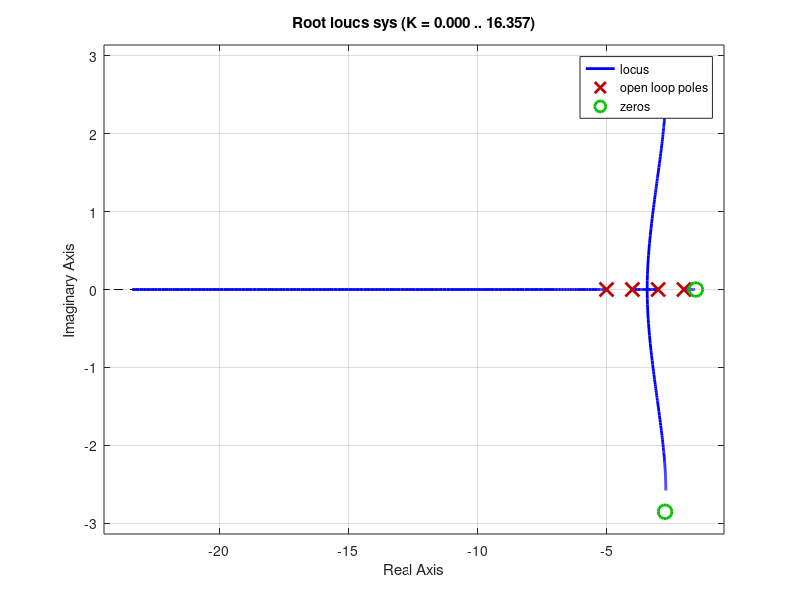
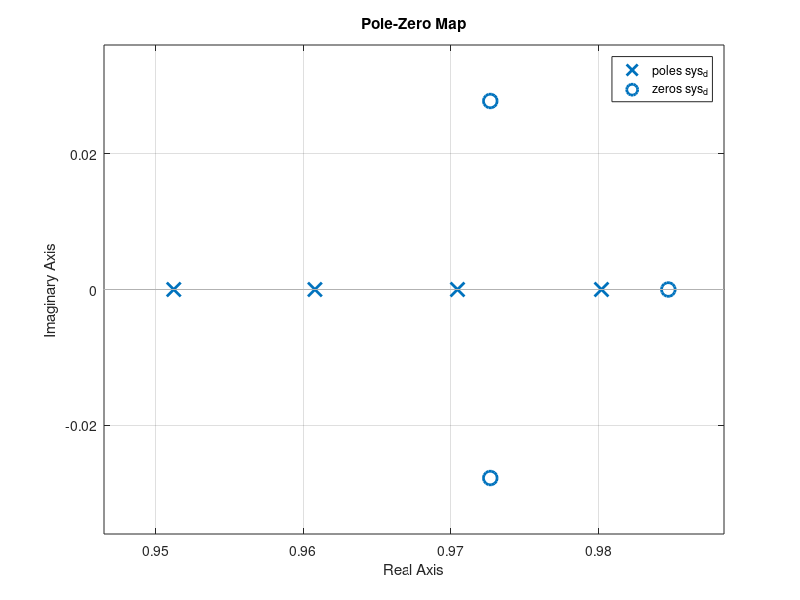

Source code (MATLAB) for these figures, in order: (Note: this script raises an error after producing the figures.)
clc;clear all;close all;
%%%%%%%%%%%%%%%%%%%%%%%%%%%%%%%%%%%%%%%%%%%%%%%%%%%%%%
time = 999;
num=[0 1 7 24 24];
den=conv(conv(conv([1 2],[1 3]),[1 4]),[1 5]);
sys = tf(num, den);
sys_d=c2d(sys,0.01,'zoh')
figure;
rlocus(sys);grid on
figure;
pzmap(sys_d);grid on
disp("zeroes:");disp(zero(sys_d));disp("poles:");disp(pole(sys_d));
%%%%%%%%%%%%%%%%%%%%%%%%%%%%%%%%%%%%%%%%%%%%%%%%%%%%%%%%%
num_d=sys_d.Numerator;
den_d=sys_d.Denominator;
sys = tf(num_d, den_d, 1, 'Variable', 'z');
[num, den] = tfdata(sys, 'v');
a = den(2:end);
b = num;
n = length(a);
m = length(b) - 1;
fprintf('y(t) = ');
for i = 1:n
    fprintf('%f*y(t-%d) ', -a(i), i);
    if i < n
        fprintf('+ ');
    end
end
for i = 1:m+1
    fprintf('%f*u(t-%d) ', b(i), i-1);
    if i < m+1
        fprintf('+ ');
    end
end
fprintf('\n');